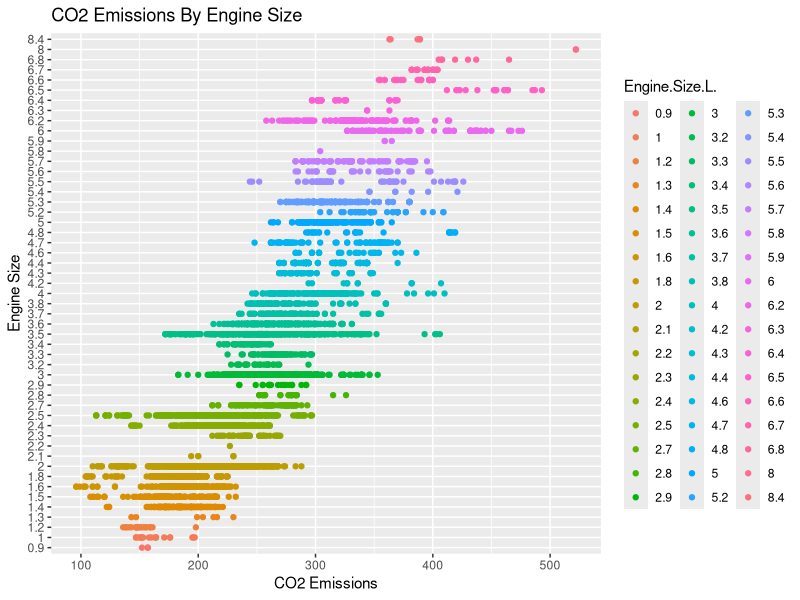
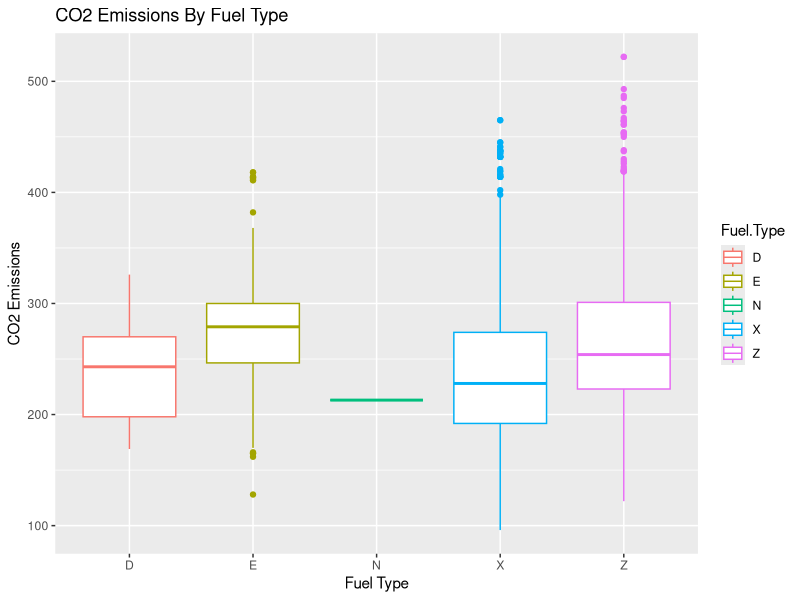
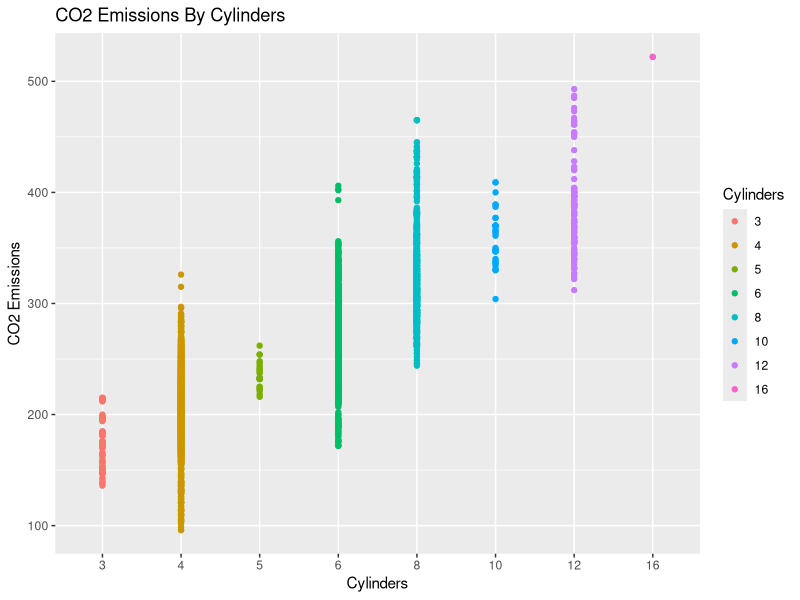
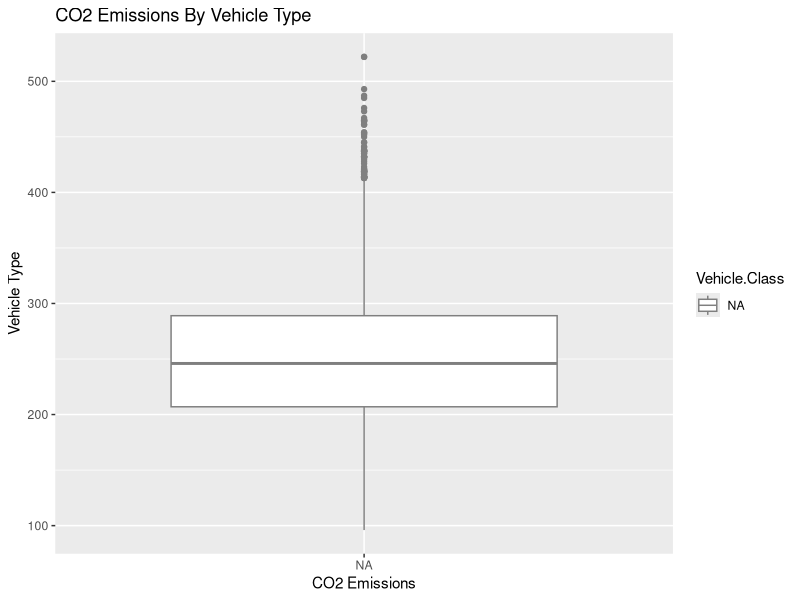
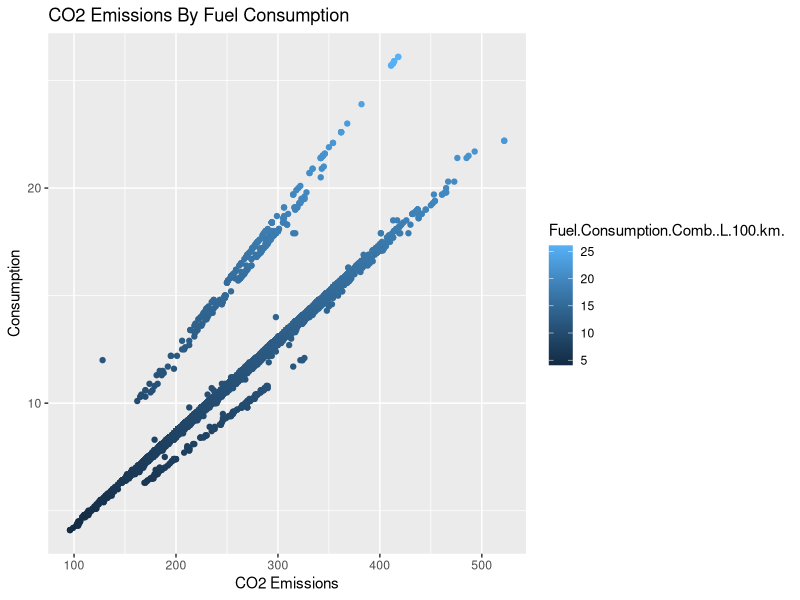

R code for these plots, in order:
setwd("C:\\Users\\Makhate\\deepdives\\datascience\\docs\\pgdip\\605\\CO2\\info")
getwd()
CO2data <- read.csv("CO2EmissionsData.csv")

str(CO2data)
summary(CO2data)

#####Cleaning#######
clean_CO2data <- na.omit(CO2data)
?na.omit()
####
# the clean dataframe now has 7354 entries/observations
# 31 Obs have been ommited
###

####Checking Categorical Variables#######
print(sapply(clean_CO2data,class))
########################################

#####setting Categorical Variables#######
factors_clean_CO2data <- clean_CO2data

factors_clean_CO2data$Make <- as.factor(factors_clean_CO2data$Make)
factors_clean_CO2data$Model <- as.factor(factors_clean_CO2data$Model)
factors_clean_CO2data$Vehicle.Class <- as.factor(factors_clean_CO2data$Vehicle.Class)
factors_clean_CO2data$Engine.Size.L. <- as.factor(factors_clean_CO2data$Engine.Size.L.)
factors_clean_CO2data$Cylinders <- as.factor(factors_clean_CO2data$Cylinders)
factors_clean_CO2data$Transmission <- as.factor(factors_clean_CO2data$Transmission)
factors_clean_CO2data$Fuel.Type <- as.factor(factors_clean_CO2data$Fuel.Type)

summary_factors_clean_CO2data <-as.data.frame(summary(factors_clean_CO2data))
##############################################################################

##############Deduplicating##################
library(dplyr)
deduplicated_CO2<-factors_clean_CO2data %>% distinct()
View(deduplicated_CO2)

#### Reducing Many Factors ####
deduplicated_CO2$Vehicle.Class[deduplicated_CO2$Vehicle.Class %in% c('SUV - SMALL', 'SUV - STANDARD', 'MINIVAN')] <- 'SUV'
deduplicated_CO2$Vehicle.Class[deduplicated_CO2$Vehicle.Class %in% c('MID-SIZE', 'TWO-SEATER', 'FULL-SIZE', 'STATION WAGON - SMALL', 'STATION WAGON - MID-SIZE')] <- 'Sedan'
deduplicated_CO2$Vehicle.Class[deduplicated_CO2$Vehicle.Class %in% c('VAN - CARGO', 'VAN - PASSENGER', 'PICKUP TRUCK - STANDARD', 'SPECIAL PURPOSE VEHICLE', 'PICKUP TRUCK - SMALL')] <- 'Bakkie'
deduplicated_CO2$Vehicle.Class[deduplicated_CO2$Vehicle.Class %in% c('COMPACT', 'MINICOMPACT', 'SUBCOMPACT')] <- 'Town_Runners'

##############Stats##################
stats_on_deduplicated_data <- as.data.frame(summary(deduplicated_CO2))
install.packages('writexl')
library('writexl')
write_xlsx(stats_on_deduplicated_data,"stats_on_deduplicated_data.xlsx")
########################################



##########Visualising The Data################
library(ggplot2)
##########Emissions By Engine Size############
ggplot(data=deduplicated_CO2, 
       aes(x = CO2.Emissions.g.km., y = Engine.Size.L., color=Engine.Size.L.)) +
  geom_point() +
  labs(title = "CO2 Emissions By Engine Size",
       x = "CO2 Emissions",
       y = "Engine Size")

##########Emissions By Fuel Type############
ggplot(data=deduplicated_CO2, 
       aes(x =Fuel.Type , y = CO2.Emissions.g.km., color=Fuel.Type)) +
  geom_boxplot() +
  labs(title = "CO2 Emissions By Fuel Type",
       x = "Fuel Type",
       y = "CO2 Emissions")

##########Emissions By Cylinders############
ggplot(data=deduplicated_CO2, 
       aes(x = Cylinders, y = CO2.Emissions.g.km., color=Cylinders)) +
  geom_point() +
  labs(title = "CO2 Emissions By Cylinders",
       x = "Cylinders",
       y = "CO2 Emissions")

##########Emissions By Vehicle TYpe############
ggplot(data=deduplicated_CO2, 
       aes(x = Vehicle.Class, y = CO2.Emissions.g.km., color=Vehicle.Class)) +
  geom_boxplot() +
  labs(title = "CO2 Emissions By Vehicle Type",
       x = "CO2 Emissions",
       y = "Vehicle Type")


##########Emissions By Fuel Consumption############
ggplot(data=deduplicated_CO2, 
       aes(x = CO2.Emissions.g.km., y = Fuel.Consumption.Comb..L.100.km., color=Fuel.Consumption.Comb..L.100.km.)) +
  geom_point() +
  labs(title = "CO2 Emissions By Fuel Consumption",
       x = "CO2 Emissions",
       y = "Consumption")
